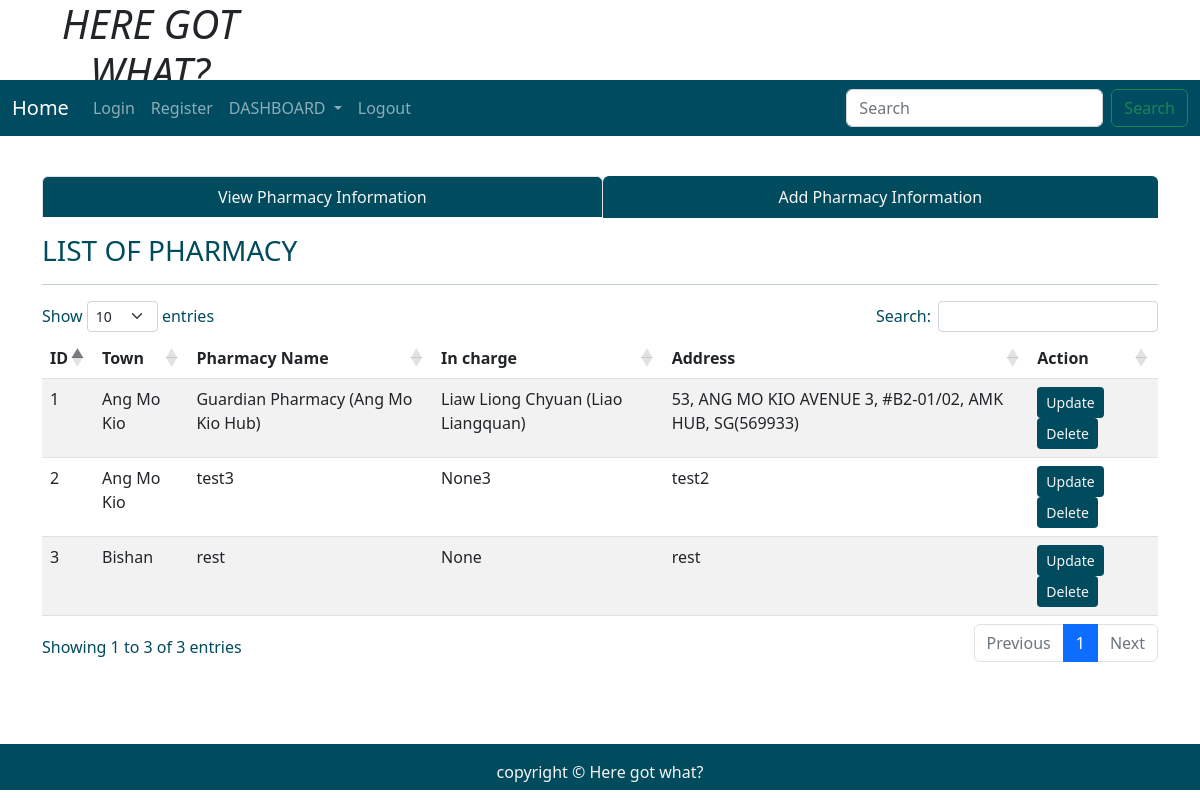
/pharmacyinfo, run on the app's committed database.
### tables this page shows
CREATE TABLE "pharmacy" (
	"id"	INTEGER,
	"town"	TEXT,
	"pharmacy_name"	TEXT,
	"incharge"	TEXT,
	"address"	TEXT,
	FOREIGN KEY("town") REFERENCES "population"("town"),
	PRIMARY KEY("id" AUTOINCREMENT)
);

### application.py (the view)
@application.route('/pharmacyinfo', methods = ["POST", "GET"])
def pharmacyinfo():
    user = get_active_user()
    db = get_database()
    pharmacy_cur = db.execute('Select * from pharmacy')
    allpharmacy = pharmacy_cur.fetchall()
    return render_template('pharmacyDashboard.html', user = user, allpharmacy = allpharmacy)

### application.py (called while the page is built)
@application.teardown_appcontext
def close_database(error):
    if hasattr(g, 'ICT2103Web_db'):
        g.ICT2103Web_db.close()

def get_active_user():
    user = None
    if 'user' in session:
        user = session['user']
        db = get_database()
        user_cur = db.execute('select * from users where name =?', [user])
        user = user_cur.fetchone()
    return user

### database.py (called while the page is built)
def connect_to_database():
    sql = sqlite3.connect('C:/ICT2103Web/ICT2103Web.db')
    sql.row_factory = sqlite3.Row
    return sql

def get_database():
    if not hasattr(g, 'ICT2103Web_db'):
        g.ICT2103Web_db = connect_to_database()
    return  g.ICT2103Web_db

### templates/pharmacyDashboard.html (shortened to what this page needs)
<!DOCTYPE html>
<html lang="en">
<head>
    <link rel="stylesheet" href="https://cdnjs.cloudflare.com/ajax/libs/font-awesome/4.7.0/css/font-awesome.min.css">
    <link href="https://cdn.jsdelivr.net/npm/bootstrap@5.1.3/dist/css/bootstrap.min.css" rel="stylesheet"
>
    <link rel="stylesheet" href="{{ url_for('static', filename='home.css')}}" type="text/css">
    <link rel="stylesheet" href="https://cdnjs.cloudflare.com/ajax/libs/twitter-bootstrap/5.2.0/css/bootstrap.min.css">
    <link rel="stylesheet" href="https://cdn.datatables.net/1.12.1/css/dataTables.bootstrap5.min.css">
</head>
<body>
    <div class="parent">
        <div class="child child1">
            <h1 class="text-center"><i>HERE GOT WHAT?</i></h1>
        </div>
        <div class="child child3 dropdown">
            <nav class="navbar navbar-expand-lg navbar-dark" style="background-color: #004b5f;">
                <div class="container-fluid">
                    <a class="navbar-brand" href="{{url_for('index')}}">Home</a>
                    <div class="collapse navbar-collapse" id="navbarSupportedContent">
                        <ul class="navbar-nav me-auto mb-2 mb-lg-0">
                            <li class="nav-item">
                                <a class="nav-link" aria-current="page" href="{{url_for('userLogin')}}">Login</a>
                            </li>
                            <li class="nav-item">
                                <a class="nav-link" href="{{url_for('userRegister')}}">Register</a>
                            </li>
                            <li class="nav-item dropdown">
                                <a class="nav-link dropdown-toggle" href="#" id="navbarDropdown" role="button"
                                    data-bs-toggle="dropdown" aria-expanded="false">
                                    DASHBOARD
                                </a>
                            </li>
                            <li class="nav-item">
                                <a class="nav-link" href="#">Logout</a>
                            </li>
                        </ul>
                        <form class="d-flex">
                            <input class="form-control me-2" type="search" placeholder="Search" aria-label="Search">
                            <button class="btn btn-outline-success" type="submit">Search</button>
                        </form>
                    </div>
                </div>
            </nav>
        </div>
        <div class="child child5" style="color:rgb(0, 75, 93);">
        </div>
        <div class="child child6  container" style="color:rgb(0, 75, 93);">
            <ul class="nav nav-tabs nav-fill mb-3 dropdown">
                <li class="nav-item">
                    <a class="nav-link active" aria-current="page" href="{{ url_for('schoolinfo')}}"
                        style=" background-color:rgb(0, 75, 93); color:whitesmoke;">View Pharmacy Information</a>
                </li>
                <li class="nav-item">
                    <a class="nav-link" href="{{ url_for('addnewschool')}}"
                        style=" background-color:rgb(0, 75, 93); color:whitesmoke;">Add Pharmacy Information</a>
                </li>
            </ul>
            <div class="table-responsive-lg caption-top">
                <caption>
                    <h3>LIST OF PHARMACY</h3>
                </caption>
                <hr>
                <table class="table table-striped " id="example">
                    <thead>
                        <tr>
                            <th scope="col">ID</th>
                            <th scope="col">Town</th>
                            <th scope="col">Pharmacy Name</th>
                            <th scope="col">In charge</th>
                            <th scope="col">Address</th>
                            <th scope="col">Action</th>
                        </tr>
                    </thead>
                    <tbody>
                        <tr>
                            {% for pharmacy in allpharmacy %}
                            <td scope="row">{{ pharmacy['id'] }}</td>
                            <td scope="row">{{ pharmacy['town'] }}</td>
                            <td scope="row">{{ pharmacy['pharmacy_name'] }}</td>
                            <td scope="row">{{ pharmacy['incharge'] }}</td>
                            <td scope="row">{{ pharmacy['address'] }}</td>
                            <td><a class="btn btn-sm" style="background-color:rgb(0, 75, 93); color:whitesmoke;"
                                    href="{{url_for('fetchonepharmacy', id = pharmacy['id'])}}">Update</a>
                                <a class="btn btn-sm" style="background-color:rgb(0, 75, 93); color:whitesmoke;"
                                    href="{{url_for('deletepharmacy', id = pharmacy['id'])}}">Delete</a>
                            </td>
                        </tr>
                        {% endfor %}
                    </tbody>
                </table>
            </div>
        </div>
        <div class="child child7" style="background-color:rgb(0, 75, 93); color:whitesmoke;">
            <p class="p-3 text-center">copyright &copy Here got what?</p>
        </div>
    </div>
</body>
</html>

### static/home.css (style rules this page uses)
html, body { height: 100%; background-color:whitesmoke; color:rgb(0, 75, 93); }
.parent { height: 100%; display: grid; grid-template-columns: repeat(4, 1fr); grid-template-rows: 10% 5% 7% auto 7%; }
.child { margin-bottom: 10px; }
.child1 { grid-column: 1/2; grid-row: 1/2; }
.child3 { grid-column: 1/-1; grid-row: 2/3; }
.child5 { grid-column: 4/5; grid-row: 3/4; text-align: center; }
.child6 { grid-column: 1/-1; grid-row: 4/5; }
.child7 { grid-column: 1/-1; grid-row: 5/6; }

### data on the page
pharmacy: id "1", town "Ang Mo Kio", pharmacy_name "Guardian Pharmacy (Ang Mo Kio Hub)", incharge "Liaw Liong Chyuan (Liao Liangquan)", address "53, ANG MO KIO AVENUE 3, #B2-01/02, AMK HUB, SG(569933)"
pharmacy: id "2", town "Ang Mo Kio", pharmacy_name "test3", incharge "None3", address "test2"
pharmacy: id "3", town "Bishan", pharmacy_name "rest", incharge "None", address "rest"
